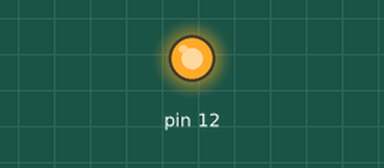
Simulated run of this sketch. Board: Arduino Uno, built with avr-gcc and run on an emulated ATmega328P. Shown: output pins drawn as LEDs (lit = HIGH).

Above: at 2.5 s.
At 7.5 s:
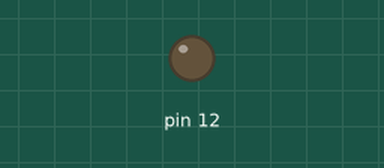
Timing chart, 0 to 13.0 s (numbered marks = the images above):
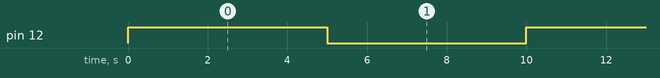

Measured:
- by itself, pin 12: alternates HIGH for 5.0 s and LOW for 5.0 s

The sketch:

FAN.ino
```cpp
#define FAN 0x10 // PB 4

void setup() {
  DDRB |= FAN;
}

void loop() {
  PORTB |= FAN;
  delay(5000);
  PORTB &= ~FAN;
  delay(5000);
}
```
